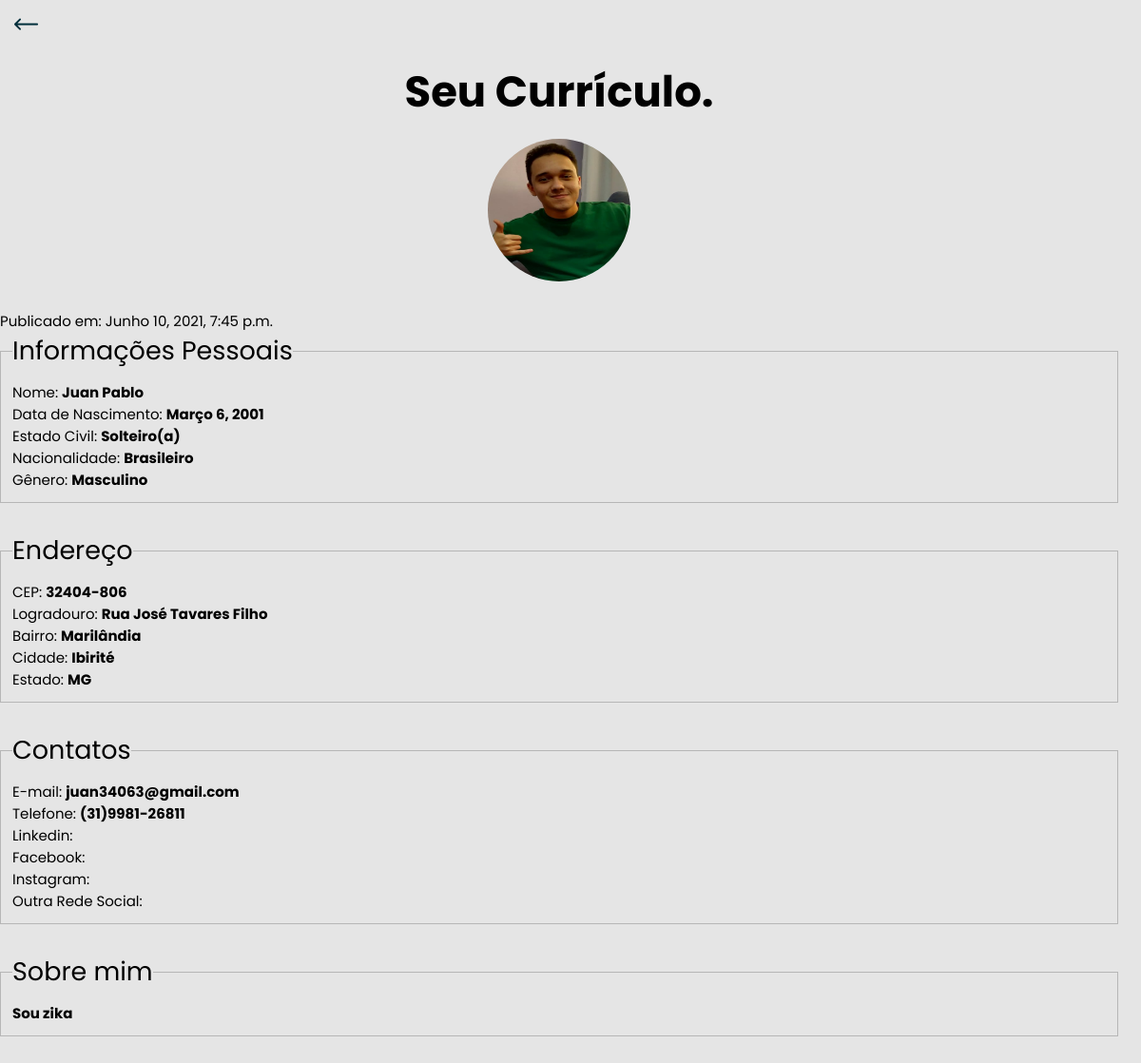
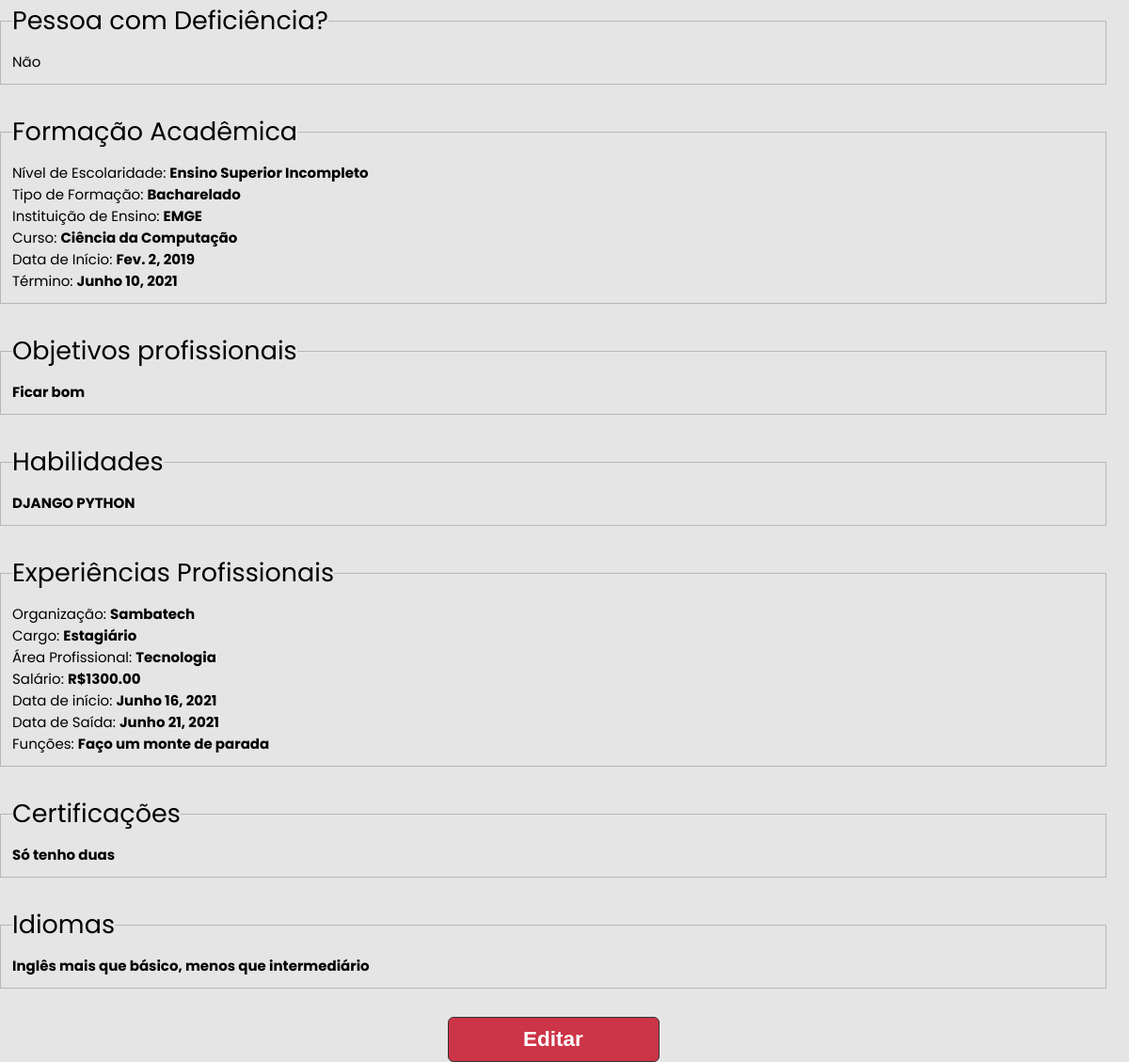
The page /1 on the database its author committed (2 pictures, top to bottom).
### core/models.py (models this page shows, shortened)
class Resume(models.Model):
    class civilState(models.TextChoices):
        SINGLE = 'Solteiro(a)', _('Solteiro(a)')
        MARRIED = 'Casado', _('Casado(a)')
        DIVORCED = 'Divorciado(a)', _('Divorciado(a)')
        WIDOW = 'Viúvo(a)', _('Viúvo(a)')
    class genderChoices(models.TextChoices):
        MALE = 'Masculino', _('Masculino')
        FEMALE = 'Feminino', _('Feminino')
        OTHER = 'Outro', _('Outro')
    class deficiency(models.TextChoices):
        YES = 'Sim', _('Sim')
        NO = 'Não', _('Não')
    class scholarshipLevel(models.TextChoices):
        FUNDAMENTAL_INCOMPLETE = 'Ensino Fundamental Incompleto', _(
            'Ensino Fundamental Completo')
        FUNDAMENTAL_COMPLETE = 'Ensino Fundamental Completo', _(
            'Ensino Fundamental Incompleto')
        HIGHSCHOOL_INCOMPLETE = 'Ensino Médio Incompleto', _(
            'Ensino Médio Incompleto')
        HIGHSCHOOL_COMPLETE = 'Ensino Médio Completo', _(
            'Ensino Médio Completo')
        COLLEGE_INCOMPLETE = 'Ensino Superior Incompleto', _(
            'Ensino Superior Incompleto')
        COLLEGE_COMPLETE = 'Ensino Superior Completo', _(
            'Ensino Superior Completo')
    class formation(models.TextChoices):
        BACHELOR = 'Bacharelado', _('Bacharelado')
        GRADUATION = 'Licenciatura', _('Licenciatura')
        TECHNOLOGIST = 'Tecnólogo', _('Tecnólogo')
        SPECIALIZATION = 'Especialização', _('Especialização')
        MBA = 'MBA', _('MBA')
        MASTERS_DEGREE = 'Mestrado', _('Mestrado')
        DOCTORATE_DEGREE = 'Doutorado', _('Doutorado')
        POST_DOCTORAL = 'Pós-Doutorado', _('Pós-Doutorado')
    resume_id = models.AutoField("ID do Currículo", primary_key=True)
    profile_image = models.ImageField(
        "Imagem de Perfil", upload_to='pictures/%d/%m/%Y/', blank="true",)
    name = models.CharField("Nome Completo", max_length=200)
    birthday = models.DateField("Data de Nascimento")
    civil_state = models.CharField("Estado Civil",
                                   max_length=13, choices=civilState.choices, default=civilState.SINGLE)
    nationality = models.CharField("Nacionalidade", max_length=50)
    gender = models.CharField(
        "Gênero", choices=genderChoices.choices, max_length=9)
    postal_code = BRPostalCodeField("CEP", max_length=9)
    street = models.CharField("Logradouro", max_length=100)
    district = models.CharField("Bairro", max_length=100)
    city = models.CharField("Cidade", max_length=100)
    state = BRStateField("Estado", max_length=50)
    email = models.EmailField("E-mail")
    telephone = models.CharField("Telefone", max_length=(14))
    linkedin = models.URLField("Linkedin", blank=True)
    facebook = models.URLField("Facebook", blank=True)
    instagram = models.URLField("Instagram", blank=True)
    other_social_media = models.URLField("Outra mídia social", blank=True)
    description = models.TextField("Descrição", max_length=500)
    deficient_person = models.CharField("Pessoa com deficiência?",
                                        choices=deficiency.choices, max_length=3)
    if_deficient = models.CharField(
        "Se sim, descreva a deficiência", max_length=100, blank=True)
    scholarship_level = models.CharField("Nível de escolaridade",
                                         choices=scholarshipLevel.choices, max_length=50, blank=True)
    formation_kind = models.CharField("Tipo de formação",
                                      choices=formation.choices, max_length=50, blank=True)
    education_institution = models.CharField(
        "Instituição de Ensino", max_length=100, blank=True)
    course = models.CharField("Curso", max_length=50, blank=True)
    start_date = models.DateField("Data de Início", blank=True)
    finish_date = models.DateField("Data de finalização", blank=True)
    professional_objectives = models.TextField(
        "Objetivos profissionais", max_length=500)
    skills = models.TextField("Habilidades", max_length=500)
    company = models.CharField("Empresa", max_length=50, blank=True)
    role = models.CharField("Cargo", max_length=30, blank=True)
    professional_area = models.CharField(
        "Área profissional", max_length=30, blank=True)
    salary = models.DecimalField("Salário",
                                 decimal_places=2, max_digits=99999999, blank=True)
    start_company_date = models.DateField("Data de início", blank=True)
    finish_company_date = models.DateField(
        "Data do Fim (se houver)", blank=True)
    function_role = models.TextField(
        "Descreva as funções", max_length=500, blank=True)
    certifications = models.TextField(
        "Certificações", max_length=500, blank=True)
    languages = models.TextField("Linguagens", max_length=500, blank=True)
    published_time = models.DateTimeField(
        "Publicado em: ", default=datetime.now, blank=True)

### core/views.py (the view)
# urls.py: path('<int:resume_id>', resume, name='resume'),
def resume(request, resume_id):
    resume = get_object_or_404(Resume, pk=resume_id)
    resume_to_expose = {
        'resume': resume
    }
    return render(request, 'resume.html', resume_to_expose)

### templates/resume.html (shortened to what this page needs)
{% extends 'base.html' %} {% load static %} {% block content %}
{% block specific_css %}
<link rel="stylesheet" type="text/css" href="{% static 'css/resume.css' %}" />
{% endblock specific_css %}
    <header>
      <a href="{% url 'landing-page'%}">
        {%include 'partials/back-button.html' %}
      </a>
    </header>
  <main>
      <h1 class="welcome-message"> Seu Currículo. </h1>
      <section class="formulary">
      <form action="" autocomplete="on" id="cv-form">
        <div class="insert-photo">
        {% if resume.profile_image %}
          <img src="{{ resume.profile_image.url }}" alt="Adicione sua foto aqui"/>
        {% else %}
         <img class="profile-photo" src="{% static '/assets/add-pic.svg'%}" alt="Sem foto de perfil"/>
        {% endif %}
        </div>
        <p>Publicado em: {{resume.published_time}}</p>
        <fieldset class="personal-informations">
          <legend> Informações Pessoais </legend>
            <label for="name">Nome: <b>{{resume.name}}</b></label>
            <label for="name">Data de Nascimento: <b>{{resume.birthday}}</b></label>
            <label for="civil-state">Estado Civil: <b>{{resume.civil_state}}</b></label>
            <label for="nationality">Nacionalidade: <b>{{resume.nationality}}</b></label>
            <label for="gender">Gênero: <b>{{resume.gender}}</b></label>
        </fieldset>
        <fieldset class="adress">
          <legend>Endereço</legend>
          <label for="">CEP: <b>{{resume.postal_code}}</b> </label>
          <label for="street">Logradouro: <b>{{resume.street}}</b></label>
          <label for="district">Bairro: <b>{{resume.district}}</b></label>
          <label for="city">Cidade: <b>{{resume.city}}</b></label>
          <label for="state">Estado: <b>{{resume.state}}</b></label>
        </fieldset>
        <fieldset class="contacts">
            <legend>Contatos </legend>
            <label for="email">E-mail: <b>{{resume.email}}</b> </label>
            <label for="tel">Telefone: <b>{{resume.telephone}}</b> </label>
            <label for="linkedin">Linkedin: <b>{{resume.linkedin}}</b> </label>
            <label for="facebook">Facebook: <b>{{resume.facebook}}</b> </label>
            <label for="instagram">Instagram: <b>{{resume.instagram}}</b> </label>
            <label for="other-social-media">Outra Rede Social: <b>{{resume.other_social_media}}</b> </label>
        </fieldset>
        <fieldset class="about-me">
          <legend>Sobre mim </legend>
          <p class="text"><b>
          {{resume.description}}
          </b></p>
        </fieldset>
        <fieldset class="deficiency">
          <legend for="deficient-person">Pessoa com Deficiência?</legend>
         <p>{{resume.deficient_person}}</p>
        </fieldset>
        <fieldset class="academic-situation">
          <legend>Formação Acadêmica </legend>
          <label for="schooling">Nível de Escolaridade: <b> {{resume.scholarship_level}}</b> </label>
          <label for="graduation-type">Tipo de Formação: <b>{{resume.formation_kind}}</b> </label>
          <label for="institution">Instituição de Ensino: <b>{{resume.education_institution}}</b> </label>
          <label for="course">Curso: <b>{{resume.course}}</b> </label>
          <label for="beginning-academic-date">Data de Início: <b>{{resume.start_date}}</b> </label>
          <label for="finishing-academic-date">Término: <b>{{resume.finish_date}}</b></label>
        </fieldset>
        <fieldset class="objective">
          <legend>Objetivos profissionais </legend>
          <p class="text"><b>
            {{resume.professional_objectives}}
            </b></p>
        </fieldset>
      <fieldset class="skills">
        <legend>Habilidades</legend>
        <p class="text"><b>
          {{resume.skills}}
        </b></p>
      </fieldset>
      <fieldset class="experience">
        <legend>Experiências Profissionais </legend>
        <label for="org">Organização: <b>{{resume.company}}</b></label>
        <label for="role">Cargo: <b>{{resume.role}}</b> </label>
        <label for="professional-area">Área Profissional: <b>{{resume.professional_area}}</b> </label>
        <label for="salary">Salário: <b>R${{resume.salary}}</b></label>
        <label for="initial-date">Data de início: <b>{{resume.start_company_date}}</b> </label>
        <label for="finishing-date" >Data de Saída: <b>{{resume.finish_company_date}}</b></label>
        <label for="responsibilities">Funções: <b>{{resume.function_role}}</b></label>
      </fieldset>
      <fieldset class="certifications">
        <legend>
          Certificações
        </legend>
        <p class="text"><b>
         {{resume.certifications}}
        </b></p>
      </fieldset>
      <fieldset class="languages">
        <legend>Idiomas</legend>
        <p class="text"><b>
          {{resume.languages}}</br>
        </b></p>
      </fieldset>
      <input type="submit" value="Editar" class="submit" onclick="location.href='{% url 'student-first-access'%}'">
      </form>
    </section>
  </main>
  {% endblock %}

### base_de_curriculos/static/main.css (style rules this page uses)
:root { --dark-gray: #555555; --dark-blue: #002e3b; --emge-black: #333333; --emge-red: #cc3547; }
* { margin: 0; padding: 0; box-sizing: border-box; }
html { font-size: 93.75%; }
body { background: #e5e5e5; font-family: "Poppins", sans-serif; }
a { text-decoration: none; cursor: pointer; }

### base_de_curriculos/static/css/resume.css (style rules this page uses)
header { margin: 1rem 0 0 1rem; height: 6vh; }
main { width: 98vw; height: 80vh; }
.welcome-message { display: flex; align-items: center; justify-content: center; flex-direction: column; text-align: center; margin-bottom: 1rem; font-size: 3rem; }
.insert-photo { display: flex; align-items: center; justify-content: center; flex-direction: column; margin-bottom: 2rem; }
.insert-photo > img { display: flex; align-items: center; justify-content: center; width: 10rem; height: 10rem; border-radius: 10rem; }
fieldset { display: flex; align-items: flex-start; justify-content: center; flex-direction: column; margin-bottom: 2rem; border: 0.1rem solid rgb(182, 182, 182); padding: 0.8rem; }
input { margin-bottom: 1rem; }
legend { font-size: 1.8rem; }
.text { font-size: 1rem; }
.submit { display: flex; align-items: center; justify-content: center; width: 50%; height: 2rem; margin: 0 auto; border: 1px solid var(--emge-black); border-radius: 0.4rem; font-size: 1rem; font-weight: 700; text-align: center; color: white; background-color: var(--emge-red); transition: 0.2s; }
@media only screen and (min-width: 768px) { .submit { height: 3rem; } }
@media only screen and (min-width: 992px) { .submit { font-size: 1.2rem; } }

### rows shown on the page
Resume: profile_image (picture), published_time "Junho 10, 2021, 7:45 p.m.", name "Juan Pablo", birthday "Março 6, 2001", civil_state "Solteiro(a)", nationality "Brasileiro", gender "Masculino", postal_code "32404-806", street "Rua José Tavares Filho", district "Marilândia", city "Ibirité", state "MG", email "juan34063@gmail.com", telephone "(31)9981-26811", description "Sou zika", deficient_person "Não", scholarship_level "Ensino Superior Incompleto", formation_kind "Bacharelado", education_institution "EMGE", course "Ciência da Computação", start_date "Fev. 2, 2019", finish_date "Junho 10, 2021", professional_objectives "Ficar bom", skills "DJANGO PYTHON", company "Sambatech", role "Estagiário", professional_area "Tecnologia", salary "1300.00", start_company_date "Junho 16, 2021", finish_company_date "Junho 21, 2021", function_role "Faço um monte de parada", certifications "Só tenho duas", languages "Inglês mais que básico, menos que intermediário"
